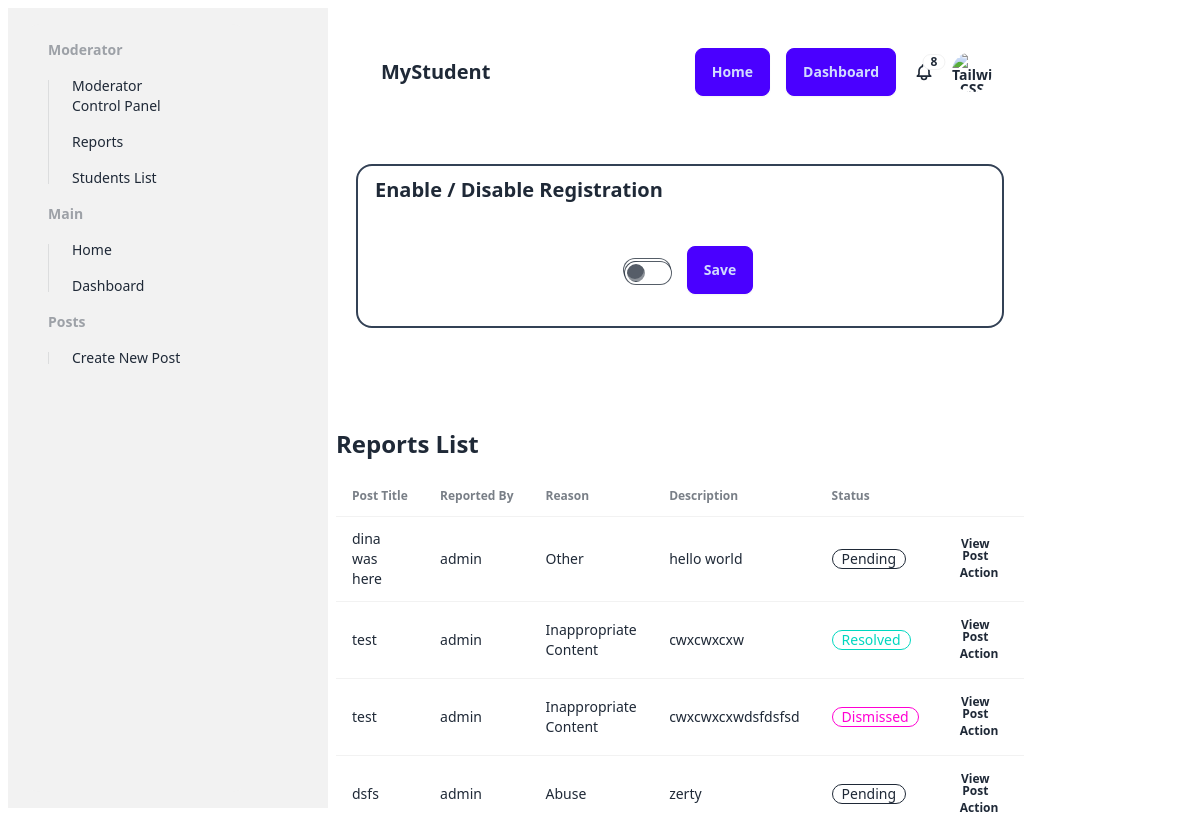
/modcp/ (signed in), run on an earlier commit of the app's database.
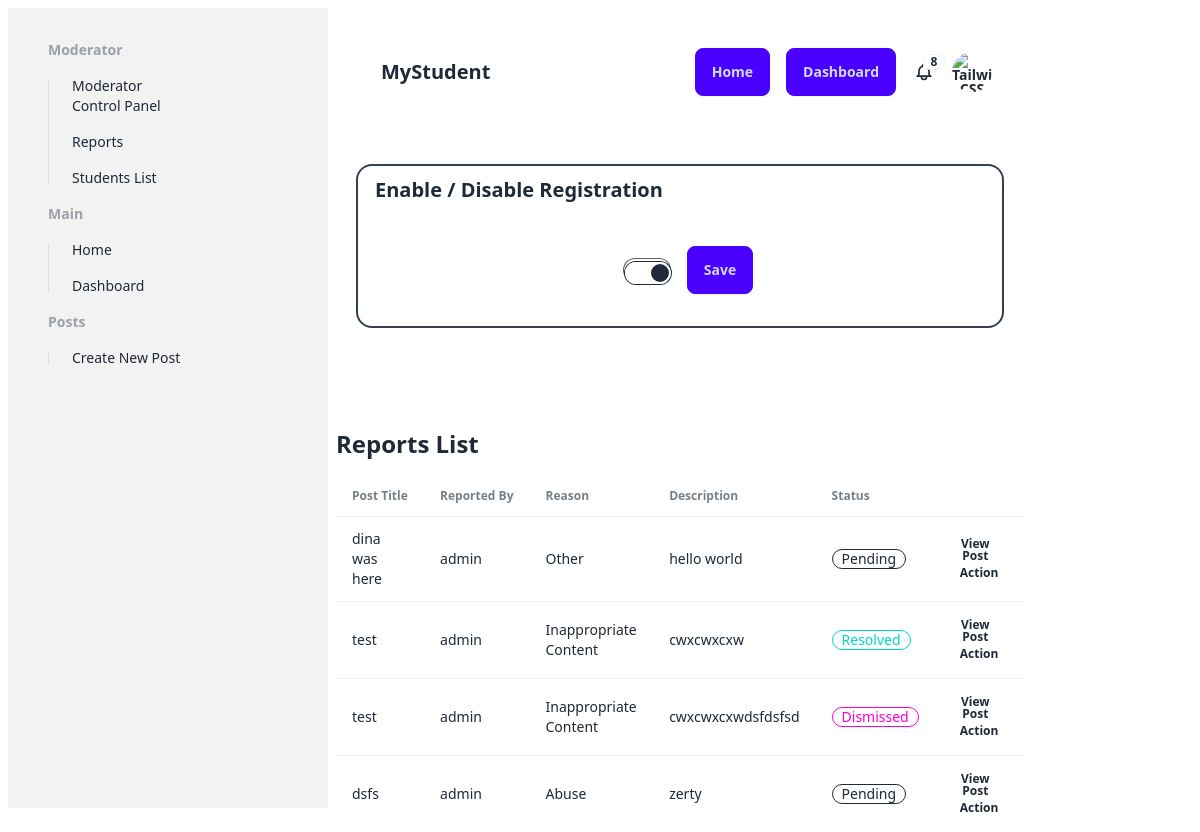
And on a later commit of the database.
### core/models.py (models this page shows, shortened)
class Report(models.Model):
    STATUS_CHOICES = (
        ('pending', 'Pending'),
        ('resolved', 'Resolved'),
        ('dismissed', 'Dismissed'),
    )
    REASON_CHOICES = (
        ('spam', 'Spam'),
        ('inappropriate', 'Inappropriate Content'),
        ('abuse', 'Abuse'),
        ('other', 'Other'),
    )
    post = models.ForeignKey('Post', on_delete=models.CASCADE)
    reporter = models.ForeignKey(User, on_delete=models.CASCADE)
    reason = models.CharField(max_length=20, choices=REASON_CHOICES)
    description = models.TextField(blank=True)
    status = models.CharField(max_length=20, choices=STATUS_CHOICES, default='pending')
    created_at = models.DateTimeField(default=timezone.now)
    class Meta:
        verbose_name = 'Report'
        verbose_name_plural = 'Reports'

class Post(models.Model):
    TYPE_CHOICES = (
        (0, 'Offer'),
        (1, 'Request'),
    )
    id = models.AutoField(primary_key=True)
    type = models.IntegerField(choices=TYPE_CHOICES)
    title = models.CharField(max_length=255)
    description = models.TextField()
    image = models.ImageField(blank=True, upload_to='post_images/')
    creator = models.ForeignKey(User, on_delete=models.CASCADE)
    created_at = models.DateTimeField(auto_now_add=True)

class SiteSettings(models.Model):
    site_name = models.CharField(max_length=100, default="Student Help by MyDevify.com")
    registration_open = models.BooleanField(default=True)

### core/decorators.py (the view)
    def _wrapped_view(request, *args, **kwargs):
        if not request.user.is_staff:
            return HttpResponseForbidden("You are not authorized to access this page.")
        return actual_decorator(request, *args, **kwargs)

### core/context_processors.py (called while the page is built)
def tailwind_version(request):
    return {'TAILWIND_VERSION': settings.TAILWIND_VERSION}

### core/views.py (called while the page is built)
@staff_required
def modcp_dashboard(request):
    users = User.objects.all()
    reports = Report.objects.all()
    site_settings = SiteSettings.objects.first()
    if request.method == 'POST':
        site_settings.registration_open = not site_settings.registration_open
        site_settings.save()
        return redirect('modcp_dashboard')
    context = {
        'users': users,
        'reports': reports,
        'site_settings': site_settings,
    }
    return render(request, 'modcp/dashboard.html', context)

### core/templates/modcp/dashboard.html (shortened to what this page needs)
{% load static tailwind_tags %}
<!DOCTYPE html>
<html lang="en">
<head>
  <link rel="stylesheet" href="https://cdnjs.cloudflare.com/ajax/libs/font-awesome/6.5.1/css/all.min.css" />
  {% tailwind_css %}
  <link rel="stylesheet" type="text/css" href="{% static 'css/main.css' %}" />
</head>
<body class="container">
  <div class="menu">{% include 'components/sidebar.html' %}</div>
  <div class="content">
    <div class="home_container ">
      {% include 'components/navbar.html' %}
      <div class="home_container">
        <section class="mb-20 border-solid border-2 border-slate-700 rounded-2xl">
          <div class="flex-1">
            <span class="btn btn-ghost text-xl">Enable / Disable Registration</span>
          </div>
          <div class="h-28 flex items-center justify-center">
            <form method="post" class="flex items-center space-x-4">
              <label class="toggle toggle-success">
                <input type="checkbox" name="registration_open" class="toggle" {% if site_settings.registration_open %}
                  checked {% endif %}>
              </label>
              <button type="submit" class="btn btn-primary">Save</button>
            </form>
          </div>
        </section>
      </div>
      <h1 class="text-2xl font-bold mb-4">Reports List</h1>
      <div class="overflow-x-auto">
        <table class="table">
          <thead>
            <tr>
              <th>Post Title</th>
              <th>Reported By</th>
              <th>Reason</th>
              <th>Description</th>
              <th>Status</th>
              <th></th>
            </tr>
          </thead>
          <tbody>
            {% for report in reports %}
            <tr>
              <td>{{ report.post.title }}</td>
              <td>{{ report.reporter.username }}</td>
              <td>{{ report.get_reason_display }}</td>
              <td>{{ report.description }}</td>
              <td>
                {% if report.status == 'pending' %}
                <div class="badge badge-outline">Pending</div>
                {% elif report.status == 'resolved' %}
                <div class="badge badge-accent badge-outline">Resolved</div>
                {% elif report.status == 'dismissed' %}
                <div class="badge badge-secondary badge-outline">Dismissed</div>
                {% endif %}
              </td>
              <th>
                <a class="btn btn-ghost btn-xs mr-2" target="_blank" href="/post/{{ report.post.id }}/">View Post</a>
                <button onclick="document.getElementById('my_modal_{{report.pk}}').showModal()"
                  class="btn btn-ghost btn-xs">Action</button>
              </th>
            </tr>
            {% empty %}
            <tr>
              <td colspan="7">No reported posts</td>
            </tr>
            {% endfor %}
          </tbody>
        </table>
      </div>
    </div>
</body>
</html>

### core/templates/components/sidebar.html (shortened to what this page needs)
<div class="sticky top-0 z-50">
  <div class="drawer lg:drawer-open">
    <div class="drawer-side">
      <ul class="menu p-4 w-80 min-h-full bg-base-200 text-base-content">
        <ul class="menu bg-base-200 w-56 rounded-box">
          {% if user.is_staff %}
          <li>
            <h2 class="menu-title">Moderator</h2>
            <ul>
              <a href="{% url 'modcp_dashboard' %}">
                <li><span>Moderator Control Panel</span></li>
              </a>
              <a href="{% url 'modcp_reports' %}">
                <li ><span>Reports</span></li>
              </a>
              <a href="{% url 'modcp_users' %}">
                <li ><span>Students List</span></li>
              </a>
            </ul>
          </li>
          {% endif %}
          <li>
            <h2 class="menu-title">Main</h2>
            <ul>
              <a href="{% url 'home' %}">
                <li><span>Home</span></li>
              </a>
              <a href="{% url 'dashboard' %}">
                <li ><span>Dashboard</span></li>
              </a>
            </ul>
          </li>
          <li>
            <h2 class="menu-title">Posts</h2>
            <ul>
              <a href="{% url 'create_post' %}">
                <li><span>Create New Post</span></li>
              </a>
            </ul>
          </li>
        </ul>
      </ul>
    </div>
  </div>
</div>

### core/templates/components/navbar.html (shortened to what this page needs)
{% load crispy_forms_tags %}
<div class="navbar bg-base-100 border-slate-800	">
    <div class="flex-1">
      <a class="btn btn-ghost text-xl" href="{% url 'dashboard' %}">MyStudent</a>
    </div>
    <a class="btn btn-primary mx-1 mr-3" href="{% url 'home' %}">Home</a>
    <a class="btn btn-primary mx-1" href="{% url 'dashboard' %}">Dashboard</a>
    {% if user.is_authenticated %}
    <div class="flex-none">
      <div class="dropdown dropdown-end">
        <div tabindex="0" role="button" class="btn btn-ghost btn-circle">
          <div class="indicator">
            <span class="badge badge-sm indicator-item">8</span>
          </div>
        </div>
      </div>
      <div class="dropdown dropdown-end">
        <div tabindex="0" role="button" class="btn btn-ghost btn-circle avatar">
          <div class="w-10 rounded-full">
            <img alt="Tailwind CSS Navbar component" src="https://daisyui.com/images/stock/photo-1534528741775-53994a69daeb.jpg" />
          </div>
        </div>
      </div>
    </div>
    {% else %}
    <a class="btn btn-primary mx-1" href="{% url 'login' %}">Login</a>
    <a class="btn btn-primary mx-1" href="{% url 'register' %}">Register</a>
      {% endif %}
  </div>
</div>

### core/static/css/main.css (style rules this page uses)
.container { display: flex; }
.menu { flex: 1; }
.content { flex: 4; }
.home_container { padding: 20px; border-radius: 10px; margin-top: 20px; }

What changed in the data, as far as the page shows it:
added SiteSettings: registration_open "☑"
Also different on the page:
form field registration_open: "☐" → (not shown)
